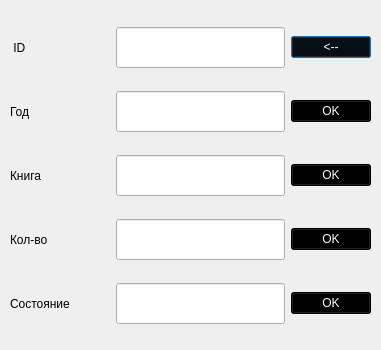
<?xml version="1.0" encoding="UTF-8"?>
<ui version="4.0">
 <class>ChangeProgress</class>
 <widget class="QDialog" name="ChangeProgress">
  <property name="geometry">
   <rect>
    <x>0</x>
    <y>0</y>
    <width>381</width>
    <height>350</height>
   </rect>
  </property>
  <property name="windowTitle">
   <string>Dialog</string>
  </property>
  <widget class="QWidget" name="layoutWidget_3">
   <property name="geometry">
    <rect>
     <x>10</x>
     <y>10</y>
     <width>361</width>
     <height>331</height>
    </rect>
   </property>
   <layout class="QVBoxLayout" name="verticalLayout_7">
    <item>
     <layout class="QHBoxLayout" name="horizontalLayout_15">
      <item>
       <widget class="QLabel" name="label_15">
        <property name="minimumSize">
         <size>
          <width>100</width>
          <height>41</height>
         </size>
        </property>
        <property name="maximumSize">
         <size>
          <width>100</width>
          <height>16777215</height>
         </size>
        </property>
        <property name="styleSheet">
         <string notr="true">font: 14pt &quot;MS Shell Dlg 2&quot;;
color: rgb(0, 0, 0);</string>
        </property>
        <property name="text">
         <string> ID</string>
        </property>
       </widget>
      </item>
      <item>
       <widget class="QLineEdit" name="id">
        <property name="minimumSize">
         <size>
          <width>0</width>
          <height>41</height>
         </size>
        </property>
        <property name="maximumSize">
         <size>
          <width>16777215</width>
          <height>41</height>
         </size>
        </property>
        <property name="sizeIncrement">
         <size>
          <width>0</width>
          <height>41</height>
         </size>
        </property>
        <property name="styleSheet">
         <string notr="true">font: 14pt &quot;MS Shell Dlg 2&quot;;
color: rgb(0, 0, 0);</string>
        </property>
       </widget>
      </item>
      <item>
       <widget class="QPushButton" name="pushButton_8">
        <property name="styleSheet">
         <string notr="true">background-color: rgb(0, 0, 0);
color: rgb(255, 255, 255);
font: 14pt &quot;MS Shell Dlg 2&quot;;</string>
        </property>
        <property name="text">
         <string>&lt;--</string>
        </property>
       </widget>
      </item>
     </layout>
    </item>
    <item>
     <layout class="QHBoxLayout" name="horizontalLayout_8">
      <item>
       <widget class="QLabel" name="label_8">
        <property name="minimumSize">
         <size>
          <width>100</width>
          <height>41</height>
         </size>
        </property>
        <property name="maximumSize">
         <size>
          <width>70</width>
          <height>16777215</height>
         </size>
        </property>
        <property name="styleSheet">
         <string notr="true">font: 14pt &quot;MS Shell Dlg 2&quot;;
color: rgb(0, 0, 0);</string>
        </property>
        <property name="text">
         <string>Год</string>
        </property>
       </widget>
      </item>
      <item>
       <widget class="QLineEdit" name="kt1">
        <property name="minimumSize">
         <size>
          <width>0</width>
          <height>41</height>
         </size>
        </property>
        <property name="maximumSize">
         <size>
          <width>16777215</width>
          <height>41</height>
         </size>
        </property>
        <property name="sizeIncrement">
         <size>
          <width>0</width>
          <height>41</height>
         </size>
        </property>
        <property name="styleSheet">
         <string notr="true">font: 14pt &quot;MS Shell Dlg 2&quot;;
color: rgb(0, 0, 0);</string>
        </property>
       </widget>
      </item>
      <item>
       <widget class="QPushButton" name="pushButton_7">
        <property name="styleSheet">
         <string notr="true">background-color: rgb(0, 0, 0);
color: rgb(255, 255, 255);
font: 14pt &quot;MS Shell Dlg 2&quot;;</string>
        </property>
        <property name="text">
         <string>OK</string>
        </property>
       </widget>
      </item>
     </layout>
    </item>
    <item>
     <layout class="QHBoxLayout" name="horizontalLayout_9">
      <item>
       <widget class="QLabel" name="label_9">
        <property name="minimumSize">
         <size>
          <width>100</width>
          <height>41</height>
         </size>
        </property>
        <property name="maximumSize">
         <size>
          <width>70</width>
          <height>16777215</height>
         </size>
        </property>
        <property name="styleSheet">
         <string notr="true">font: 14pt &quot;MS Shell Dlg 2&quot;;
color: rgb(0, 0, 0);</string>
        </property>
        <property name="text">
         <string>Книга</string>
        </property>
       </widget>
      </item>
      <item>
       <widget class="QLineEdit" name="kt2">
        <property name="minimumSize">
         <size>
          <width>0</width>
          <height>41</height>
         </size>
        </property>
        <property name="maximumSize">
         <size>
          <width>16777215</width>
          <height>41</height>
         </size>
        </property>
        <property name="sizeIncrement">
         <size>
          <width>0</width>
          <height>41</height>
         </size>
        </property>
        <property name="styleSheet">
         <string notr="true">font: 14pt &quot;MS Shell Dlg 2&quot;;
color: rgb(0, 0, 0);</string>
        </property>
       </widget>
      </item>
      <item>
       <widget class="QPushButton" name="pushButton_9">
        <property name="styleSheet">
         <string notr="true">background-color: rgb(0, 0, 0);
color: rgb(255, 255, 255);
font: 14pt &quot;MS Shell Dlg 2&quot;;</string>
        </property>
        <property name="text">
         <string>OK</string>
        </property>
       </widget>
      </item>
     </layout>
    </item>
    <item>
     <layout class="QHBoxLayout" name="horizontalLayout_11">
      <item>
       <widget class="QLabel" name="label_11">
        <property name="minimumSize">
         <size>
          <width>100</width>
          <height>41</height>
         </size>
        </property>
        <property name="maximumSize">
         <size>
          <width>70</width>
          <height>16777215</height>
         </size>
        </property>
        <property name="styleSheet">
         <string notr="true">font: 14pt &quot;MS Shell Dlg 2&quot;;
color: rgb(0, 0, 0);</string>
        </property>
        <property name="text">
         <string>Кол-во</string>
        </property>
       </widget>
      </item>
      <item>
       <widget class="QLineEdit" name="kt3">
        <property name="minimumSize">
         <size>
          <width>0</width>
          <height>41</height>
         </size>
        </property>
        <property name="maximumSize">
         <size>
          <width>16777215</width>
          <height>41</height>
         </size>
        </property>
        <property name="sizeIncrement">
         <size>
          <width>0</width>
          <height>41</height>
         </size>
        </property>
        <property name="styleSheet">
         <string notr="true">font: 14pt &quot;MS Shell Dlg 2&quot;;
color: rgb(0, 0, 0);</string>
        </property>
       </widget>
      </item>
      <item>
       <widget class="QPushButton" name="pushButton_11">
        <property name="styleSheet">
         <string notr="true">background-color: rgb(0, 0, 0);
color: rgb(255, 255, 255);
font: 14pt &quot;MS Shell Dlg 2&quot;;</string>
        </property>
        <property name="text">
         <string>OK</string>
        </property>
       </widget>
      </item>
     </layout>
    </item>
    <item>
     <layout class="QHBoxLayout" name="horizontalLayout_13">
      <item>
       <widget class="QLabel" name="label_13">
        <property name="minimumSize">
         <size>
          <width>100</width>
          <height>41</height>
         </size>
        </property>
        <property name="maximumSize">
         <size>
          <width>100</width>
          <height>16777215</height>
         </size>
        </property>
        <property name="styleSheet">
         <string notr="true">font: 14pt &quot;MS Shell Dlg 2&quot;;
color: rgb(0, 0, 0);</string>
        </property>
        <property name="text">
         <string>Состояние</string>
        </property>
       </widget>
      </item>
      <item>
       <widget class="QLineEdit" name="kt4">
        <property name="minimumSize">
         <size>
          <width>0</width>
          <height>41</height>
         </size>
        </property>
        <property name="maximumSize">
         <size>
          <width>16777215</width>
          <height>41</height>
         </size>
        </property>
        <property name="sizeIncrement">
         <size>
          <width>0</width>
          <height>41</height>
         </size>
        </property>
        <property name="styleSheet">
         <string notr="true">font: 14pt &quot;MS Shell Dlg 2&quot;;
color: rgb(0, 0, 0);</string>
        </property>
       </widget>
      </item>
      <item>
       <widget class="QPushButton" name="pushButton_10">
        <property name="styleSheet">
         <string notr="true">background-color: rgb(0, 0, 0);
color: rgb(255, 255, 255);
font: 14pt &quot;MS Shell Dlg 2&quot;;</string>
        </property>
        <property name="text">
         <string>OK</string>
        </property>
       </widget>
      </item>
     </layout>
    </item>
   </layout>
  </widget>
 </widget>
 <resources/>
 <connections/>
</ui>
